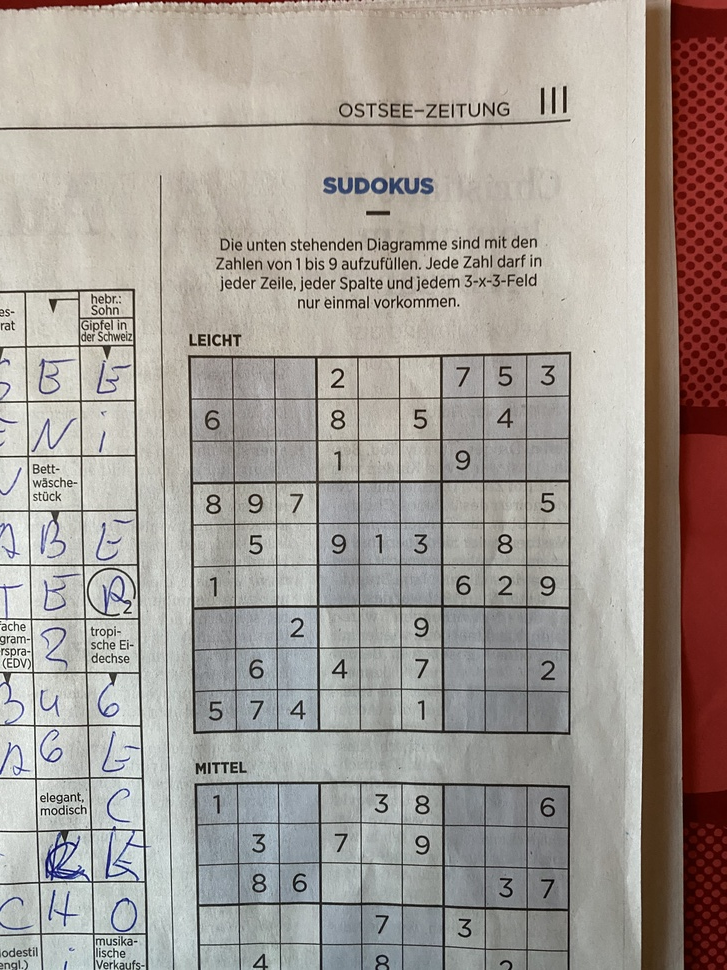
#> input picture test_files/test.jpg, 727 x 970 px, shrunk from 3024 x 4032 before the run
$ python -i major_grid.py   (imports and definitions only)
#> lines starting #> are read from the running program, lines starting #| are printed output that depends on the picture; after the words box and inside, x2 and y2 are one past the last pixel; in counts of white or black regions, pixels touching at a corner belong together
#> further down, picture is the input picture: shape (970, 727, 3); mean B, G, R 149.8, 156.1, 163.8
### image_manipulation.py
import cv2
import numpy as np

# [10 lines left out: function prepare_image, not called in this run]

def identify_edges(image):
    return cv2.Canny(image, 75, 100)

def findContours(image):
    return cv2.findContours(image.copy(), cv2.RETR_TREE, cv2.CHAIN_APPROX_SIMPLE)

# [30 lines left out: function output_sudoku_solution, not called in this run]

### major_grid.py
# import the necessary packages
import numpy as np
import imutils
import cv2
import image_manipulation as im

def order_points(pts):
	rect = np.zeros((4, 2), dtype = "float32")

	s = pts.sum(axis = 1)
	rect[0] = pts[np.argmin(s)]
	rect[2] = pts[np.argmax(s)]

	diff = np.diff(pts, axis = 1)
	rect[1] = pts[np.argmin(diff)]
	rect[3] = pts[np.argmax(diff)]

	return rect

def four_point_transform(image, pts):
	rect = order_points(pts)
	(tl, tr, br, bl) = rect

	widthA = np.sqrt(((br[0] - bl[0]) ** 2) + ((br[1] - bl[1]) ** 2))
	widthB = np.sqrt(((tr[0] - tl[0]) ** 2) + ((tr[1] - tl[1]) ** 2))
	maxWidth = max(int(widthA), int(widthB))

	heightA = np.sqrt(((tr[0] - br[0]) ** 2) + ((tr[1] - br[1]) ** 2))
	heightB = np.sqrt(((tl[0] - bl[0]) ** 2) + ((tl[1] - bl[1]) ** 2))
	maxHeight = max(int(heightA), int(heightB))

	dst = np.array([
		[0, 0],
		[maxWidth - 1, 0],
		[maxWidth - 1, maxHeight - 1],
		[0, maxHeight - 1]], dtype = "float32")

	M = cv2.getPerspectiveTransform(rect, dst)
	warped = cv2.warpPerspective(image, M, (maxWidth, maxHeight))

	return warped

def extract_major_grid(image):
    #img = im.prepare_image(image)

    img = cv2.cvtColor(image, cv2.COLOR_BGR2GRAY)
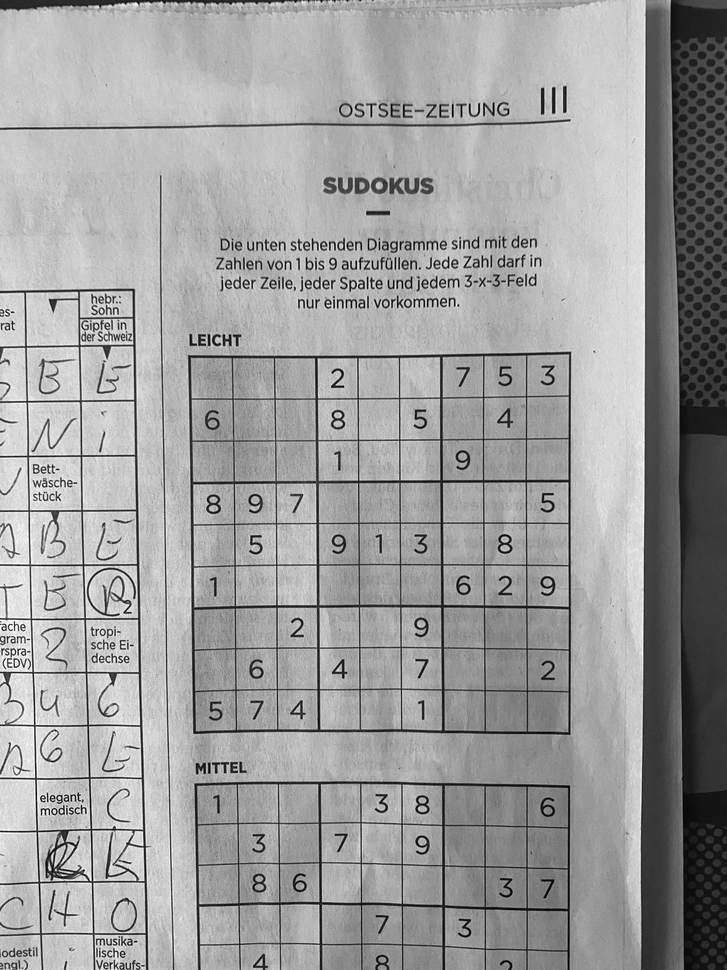
#> img: shape (970, 727); min 0, max 255, mean 157.7

    #img = cv2.GaussianBlur(img, (5,5), 0)

    (thresh, img) = cv2.threshold(img, 100, 255,cv2.THRESH_BINARY)
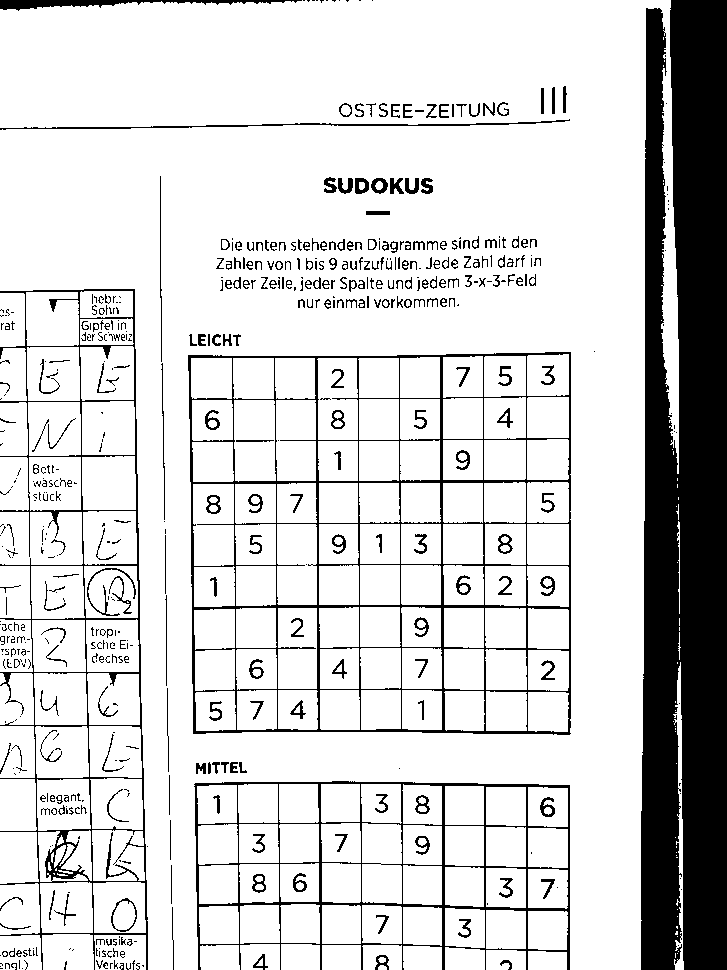
#> img: shape (970, 727); 83% white; 572 black regions (300 under 20 px), largest, box (x1, y1, x2, y2) and area: (641, 0, 727, 970) 74243, (188, 352, 571, 735) 12961, (0, 289, 148, 970) 6927

    img = 255-img

    img_edged = im.identify_edges(img)
#> in identify_edges, `return cv2.Canny(image, 75, 100)`:
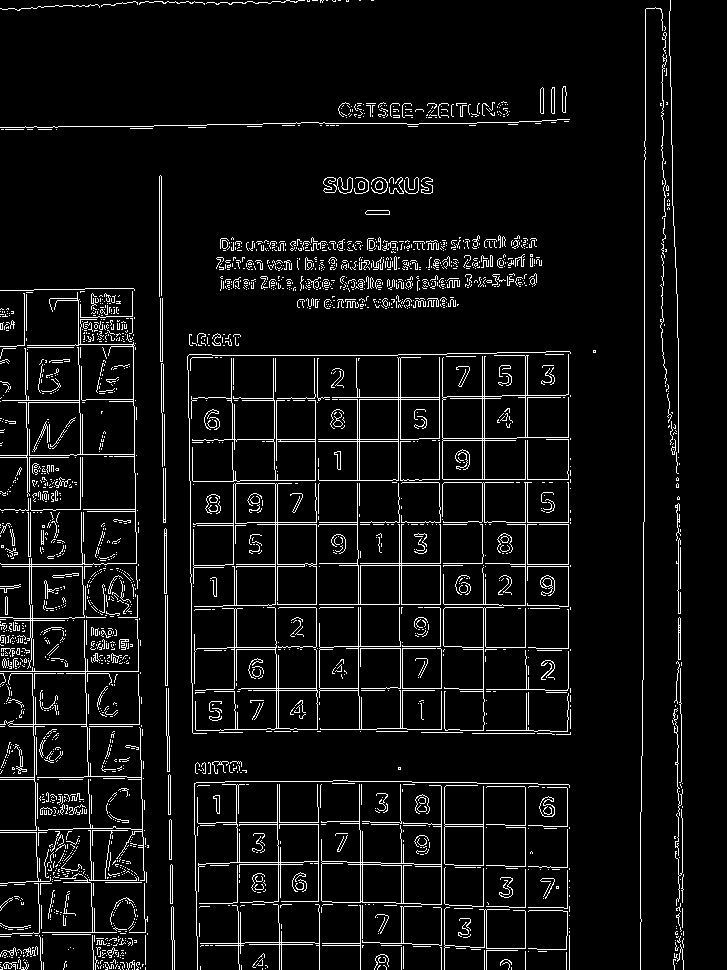
#> returned value: shape (970, 727); 6.3% white in thin lines or dots

    cnts = im.findContours(img_edged)
#> cnts = 2558 contours, 2447 with area under 20; largest, box (x1, y1, x2, y2) and area: (442, 354, 569, 480) 5304, (318, 357, 440, 481) 4948, (321, 784, 442, 905) 4800, (193, 483, 317, 607) 3226, (318, 483, 441, 605) 3059

    ## if possible replace below by internal algorithm
    cnts = imutils.grab_contours(cnts)
    cnts = sorted(cnts, key = cv2.contourArea, reverse = True)[:10]
#> cnts = 10 contours; largest, box (x1, y1, x2, y2) and area: (442, 354, 569, 480) 5304, (318, 357, 440, 481) 4948, (321, 784, 442, 905) 4800, (193, 483, 317, 607) 3226, (318, 483, 441, 605) 3059

    # loop over our contours
    for c in cnts:
        # approximate the contour
        peri = cv2.arcLength(c, True)
        approx = cv2.approxPolyDP(c, 0.06 * peri, True)

        if len(approx) == 4:
            #print(cv2.boundingRect(c))
            #cv2.drawContours(image, [approx], -1, (0,255,0), 3)
            cropped = four_point_transform(image, approx.reshape(4, 2))
            return cropped
#> this loop made 10 passes
#> (peri, approx) on passes 1, 2, 4, 5, 6, 8, 10: (1410.6, [[568, 354], [443, 357], [442, 478]]), (1199.3, [[439, 357], [319, 480]]), (2032.9, [[193, 523], [316, 604]]), (1299.3, [[357, 483], [319, 604], [440, 604]]), (3430.3, [[77, 292], [27, 668]]), (1560, [[274, 607], [196, 730], [317, 729]]), (1219.7, [[319, 623], [320, 729], [441, 729]])
#> peri on passes 3, 7, 9: 1086.1, 307.8, 208.1

>>> import cv2
>>> picture = cv2.imread('test_files/test.jpg')
>>> result = extract_major_grid(picture)
